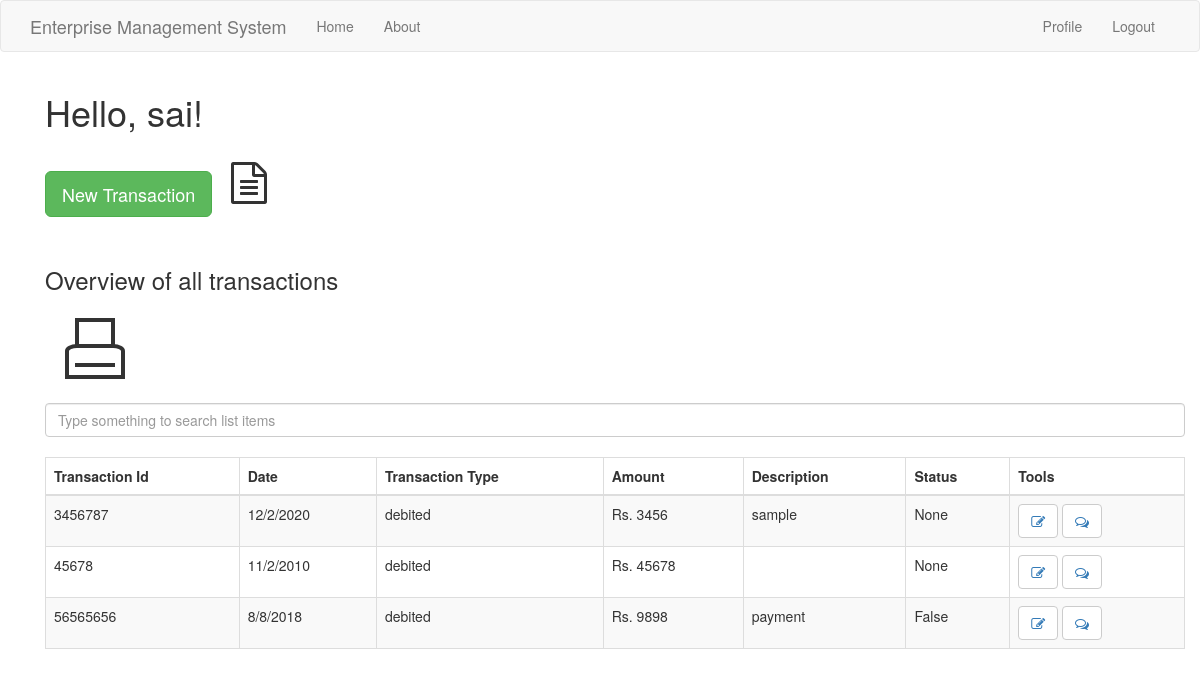
Before: /index (signed in) with the older database file.
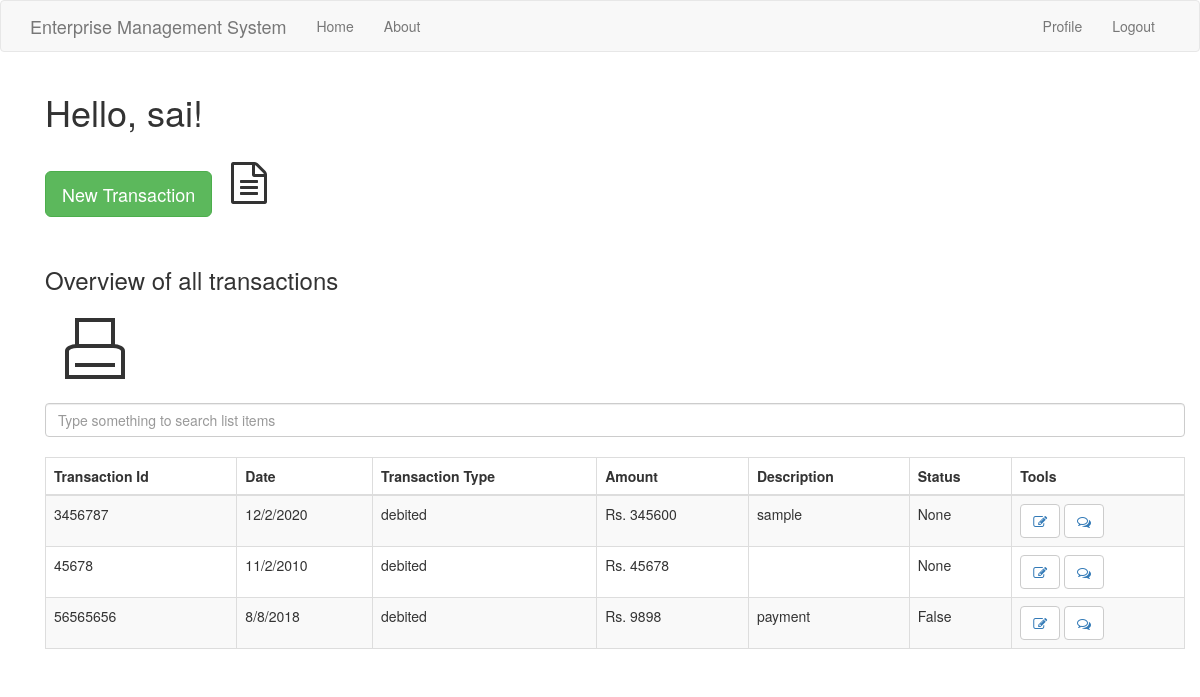
After: the same page with the newer database file.
### app/models.py (models this page shows, shortened)
class Transaction(db.Model):
    id = db.Column(db.Integer,primary_key=True)
    tr_id = db.Column(db.Integer)
    date = db.Column(db.String(64))
    description = db.Column(db.String(140))
    tr_type = db.Column(db.String(64))
    amount = db.Column(db.Integer)
    valid = db.Column(db.Boolean, default=False)
    user_id = db.Column(db.Integer,db.ForeignKey('user.id'))

### app/routes.py (the view)
@app.route('/')
@app.route('/index')
@login_required
def index():
    if current_user.job != 'Acc':
        transaction = Transaction.query.filter_by(user_id=current_user.id)
        return render_template("index.html", title='HomePage',transaction=transaction)
    else:
        return redirect(url_for('acc_index'))

### app/models.py (called while the page is built)
@login.user_loader
def load_user(id):
    return User.query.get(int(id))

### app/routes.py (called while the page is built)
@app.before_request
def before_request():
    if current_user.is_authenticated:
        current_user.last_seen = datetime.utcnow()
        db.session.commit()

### app/templates/index.html (shortened to what this page needs)
{% extends "base.html" %}
{% import 'bootstrap/wtf.html' as wtf %}
{% block app_content %}
<link rel="stylesheet" href="https://cdnjs.cloudflare.com/ajax/libs/font-awesome/4.7.0/css/font-awesome.min.css">
    <div class="container">
        <h1>Hello, {{ current_user.username }}!</h1>
        <br>
        <p> <a href="{{ url_for('add_transaction') }}" class="btn btn-lg btn-success">New Transaction</a> <i class="fa fa-file-text-o fa-3x" aria-hidden="true" style="margin-left: 15px" ></i></p>
        <br>
        <h3>Overview of all transactions</h3>
        <button class="print-button" onclick="window.print()"><span class="print-icon"></span></button>
        <br>
        <input class="form-control mb-4" id="tableSearch" type="text" placeholder="Type something to search list items">
        <br>
        <table class="table table-bordered table-striped">
            <thead>
                <tr>
                    <th>Transaction Id</th>
                    <th>Date</th>
                    <th>Transaction Type</th>
                    <th>Amount</th>
                    <th>Description</th>
                    <th>Status</th>
                    <th>Tools</th>
                </tr>
            </thead>
            <tbody id="myTable">
            {% for po in transaction %}
                <tr>
                    <td>{{ po.tr_id }}</td>
                    <td>{{ po.date }}</td>
                    <td>{{ po.tr_type }}</td>
                    <td>Rs. {{ po.amount }}</td>
                    <td>{{ po.description }}</td>
                    <td>{{po.valid}}</td>
                    <td> <button type="button" class="btn btn-default"><a href="{{ url_for('edit_transaction', trans_id = po.id) }}"><i class="fa fa-pencil-square-o" aria-hidden="true"></i></a></button>
                    <button type="button" class='btn btn-default'><a href="{{ url_for('add_comment', trans_id = po.id) }}"><i class="fa fa-comments-o" aria-hidden="true"></i></a></button> </td>
                </tr>
            {% endfor %}
            </tbody>
        </table>
    </div>
{% endblock %}

Changed rows visible on the page:
changed Transaction "sample": amount "3456" → "345600"
